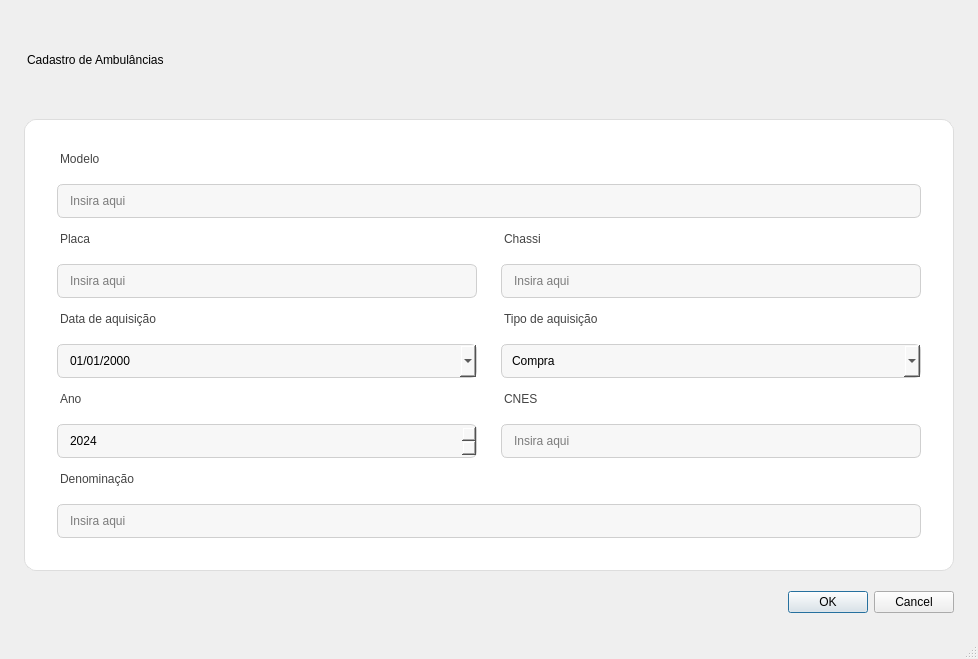
<?xml version="1.0" encoding="UTF-8"?>
<ui version="4.0">
 <class>MainWindow</class>
 <widget class="QMainWindow" name="MainWindow">
  <property name="geometry">
   <rect>
    <x>0</x>
    <y>0</y>
    <width>978</width>
    <height>659</height>
   </rect>
  </property>
  <property name="windowTitle">
   <string>Cadastro Moderno</string>
  </property>
  <widget class="QWidget" name="centralwidget">
   <layout class="QVBoxLayout" name="root">
    <property name="spacing">
     <number>20</number>
    </property>
    <property name="leftMargin">
     <number>24</number>
    </property>
    <property name="topMargin">
     <number>24</number>
    </property>
    <property name="rightMargin">
     <number>24</number>
    </property>
    <property name="bottomMargin">
     <number>24</number>
    </property>
    <item>
     <widget class="QLabel" name="title">
      <property name="styleSheet">
       <string>font:700 22pt &quot;Segoe UI&quot;; padding-bottom:4px;</string>
      </property>
      <property name="text">
       <string>Cadastro de Ambulâncias</string>
      </property>
     </widget>
    </item>
    <item>
     <widget class="QFrame" name="card">
      <property name="styleSheet">
       <string>#card{background:#ffffff;border-radius:12px;padding:20px;border:1px solid #dddddd;}
QLabel.formLabel{font:600 10pt 'Segoe UI'; color:#444; margin-bottom:4px;}
QLineEdit,QComboBox,QDateEdit,QSpinBox{background:#f7f7f7;border:1px solid #cfcfcf;border-radius:6px;padding:8px 10px; font:10pt 'Segoe UI';}</string>
      </property>
      <property name="frameShape">
       <enum>QFrame::StyledPanel</enum>
      </property>
      <layout class="QGridLayout" name="grid" columnstretch="0,0">
       <property name="leftMargin">
        <number>12</number>
       </property>
       <property name="topMargin">
        <number>12</number>
       </property>
       <property name="rightMargin">
        <number>12</number>
       </property>
       <property name="bottomMargin">
        <number>12</number>
       </property>
       <property name="horizontalSpacing">
        <number>24</number>
       </property>
       <property name="verticalSpacing">
        <number>14</number>
       </property>
       <item row="0" column="0">
        <widget class="QLabel" name="lbl_modelo">
         <property name="styleSheet">
          <string>QLabel { font:600 10pt &quot;Segoe UI&quot;; color:#444; margin-bottom:4px; }</string>
         </property>
         <property name="text">
          <string>Modelo</string>
         </property>
        </widget>
       </item>
       <item row="1" column="0" colspan="2">
        <widget class="QLineEdit" name="modelo">
         <property name="placeholderText">
          <string>Insira aqui</string>
         </property>
        </widget>
       </item>
       <item row="2" column="0">
        <widget class="QLabel" name="lbl_placa">
         <property name="styleSheet">
          <string>QLabel { font:600 10pt &quot;Segoe UI&quot;; color:#444; margin-bottom:4px; }</string>
         </property>
         <property name="text">
          <string>Placa</string>
         </property>
        </widget>
       </item>
       <item row="3" column="0">
        <widget class="QLineEdit" name="placa">
         <property name="placeholderText">
          <string>Insira aqui</string>
         </property>
        </widget>
       </item>
       <item row="2" column="1">
        <widget class="QLabel" name="lbl_chassi">
         <property name="styleSheet">
          <string>QLabel { font:600 10pt &quot;Segoe UI&quot;; color:#444; margin-bottom:4px; }</string>
         </property>
         <property name="text">
          <string>Chassi</string>
         </property>
        </widget>
       </item>
       <item row="3" column="1">
        <widget class="QLineEdit" name="chassi">
         <property name="placeholderText">
          <string>Insira aqui</string>
         </property>
        </widget>
       </item>
       <item row="4" column="0">
        <widget class="QLabel" name="lbl_data">
         <property name="styleSheet">
          <string>QLabel { font:600 10pt &quot;Segoe UI&quot;; color:#444; margin-bottom:4px; }</string>
         </property>
         <property name="text">
          <string>Data de aquisição</string>
         </property>
        </widget>
       </item>
       <item row="5" column="0">
        <widget class="QDateEdit" name="data">
         <property name="displayFormat">
          <string>dd/MM/yyyy</string>
         </property>
         <property name="calendarPopup">
          <bool>true</bool>
         </property>
        </widget>
       </item>
       <item row="4" column="1">
        <widget class="QLabel" name="lbl_tipo">
         <property name="styleSheet">
          <string>QLabel { font:600 10pt &quot;Segoe UI&quot;; color:#444; margin-bottom:4px; }</string>
         </property>
         <property name="text">
          <string>Tipo de aquisição</string>
         </property>
        </widget>
       </item>
       <item row="5" column="1">
        <widget class="QComboBox" name="tipo">
         <item>
          <property name="text">
           <string>Compra</string>
          </property>
         </item>
         <item>
          <property name="text">
           <string>Doação</string>
          </property>
         </item>
         <item>
          <property name="text">
           <string>Locação</string>
          </property>
         </item>
        </widget>
       </item>
       <item row="6" column="0">
        <widget class="QLabel" name="lbl_ano">
         <property name="styleSheet">
          <string>QLabel { font:600 10pt &quot;Segoe UI&quot;; color:#444; margin-bottom:4px; }</string>
         </property>
         <property name="text">
          <string>Ano</string>
         </property>
        </widget>
       </item>
       <item row="7" column="0">
        <widget class="QSpinBox" name="ano">
         <property name="minimum">
          <number>1950</number>
         </property>
         <property name="maximum">
          <number>2100</number>
         </property>
         <property name="value">
          <number>2024</number>
         </property>
        </widget>
       </item>
       <item row="6" column="1">
        <widget class="QLabel" name="lbl_cnes">
         <property name="styleSheet">
          <string>QLabel { font:600 10pt &quot;Segoe UI&quot;; color:#444; margin-bottom:4px; }</string>
         </property>
         <property name="text">
          <string>CNES</string>
         </property>
        </widget>
       </item>
       <item row="7" column="1">
        <widget class="QLineEdit" name="cnes">
         <property name="placeholderText">
          <string>Insira aqui</string>
         </property>
        </widget>
       </item>
       <item row="8" column="0">
        <widget class="QLabel" name="lbl_denominacao">
         <property name="styleSheet">
          <string>QLabel { font:600 10pt &quot;Segoe UI&quot;; color:#444; margin-bottom:4px; }</string>
         </property>
         <property name="text">
          <string>Denominação</string>
         </property>
        </widget>
       </item>
       <item row="9" column="0" colspan="2">
        <widget class="QLineEdit" name="denominacao">
         <property name="placeholderText">
          <string>Insira aqui</string>
         </property>
        </widget>
       </item>
      </layout>
     </widget>
    </item>
    <item>
     <layout class="QHBoxLayout" name="btnrow">
      <property name="leftMargin">
       <number>0</number>
      </property>
      <property name="topMargin">
       <number>0</number>
      </property>
      <property name="rightMargin">
       <number>0</number>
      </property>
      <property name="bottomMargin">
       <number>0</number>
      </property>
      <item>
       <spacer name="hs">
        <property name="orientation">
         <enum>Qt::Horizontal</enum>
        </property>
        <property name="sizeHint" stdset="0">
         <size>
          <width>0</width>
          <height>0</height>
         </size>
        </property>
       </spacer>
      </item>
      <item>
       <widget class="QDialogButtonBox" name="buttonBox">
        <property name="standardButtons">
         <set>QDialogButtonBox::Cancel|QDialogButtonBox::Ok</set>
        </property>
       </widget>
      </item>
     </layout>
    </item>
   </layout>
  </widget>
  <widget class="QStatusBar" name="statusbar"/>
 </widget>
 <resources/>
 <connections/>
</ui>
